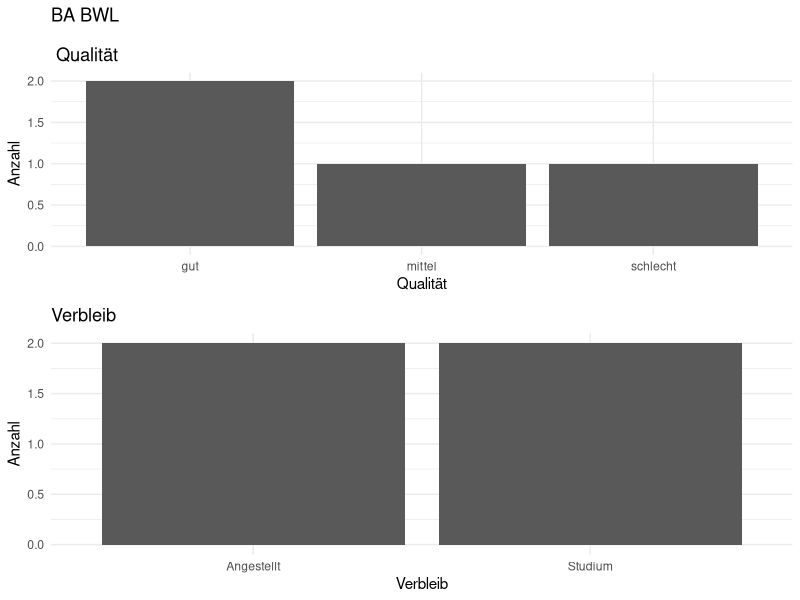
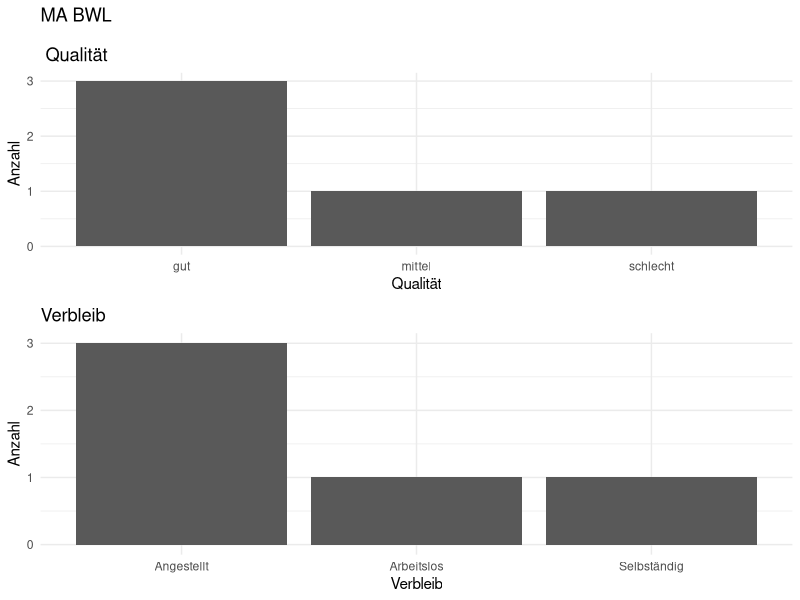
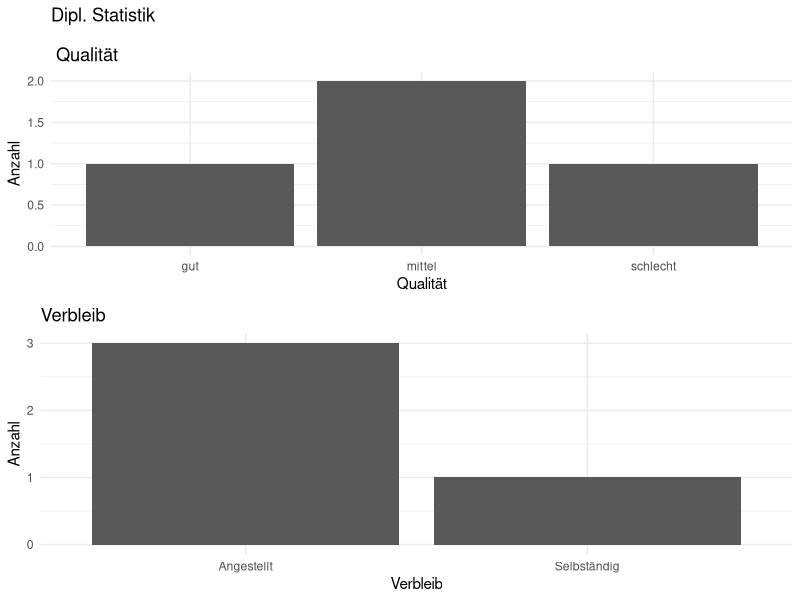

Reproduce these figures in R, in order.
## ---- chunk 1
knitr::opts_chunk$set(echo = TRUE)
## ---- chunk 2
library(tidyverse)
library(knitr)
library(scales)
# package to combine ggplots

#install.packages("ggpubr")
library("ggpubr")
## ---- chunk 3
df <- read.csv(file="raw_data/test.csv",sep=";",encoding = "latin1")
## ---- chunk 4
#tibble(df)
## ---- chunk 5
studycourses_unique <- unique(df$Studiengang)
## ---- chunk 6
for (i in studycourses_unique) {
  
  
  df_filtered <- df %>% filter(df$Studiengang== i)
  
  
 df_plot_qualitaet <- ggplot2::ggplot(df_filtered,aes(x=Qualität)) +
  ggtitle(paste0(df_filtered[1,1],"\n\n Qualität"))+
  ylab("Anzahl")+
  geom_bar()+
  theme_minimal()
 
 df_plot_verbleib <- ggplot2::ggplot(df_filtered,aes(x=Verbleib)) +
  ggtitle(paste0("Verbleib"))+
  ylab("Anzahl")+
  geom_bar() +
  theme_minimal()
 
 
 
 arrange <- ggarrange(
   df_plot_qualitaet, 
   df_plot_verbleib, 
   ncol = 1,
   nrow = 2)
 
 ggsave(paste0("outcome/",df_filtered[1,1],"- Plot.pdf"), arrange)

}
## ---- chunk 7
openxlsx::write.xlsx(df,"raw_data/df_raw.xlsx")
